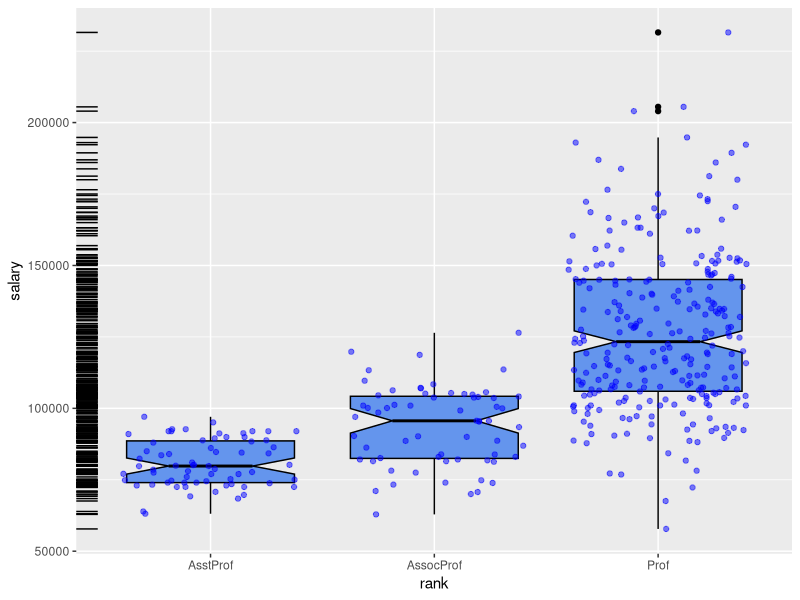
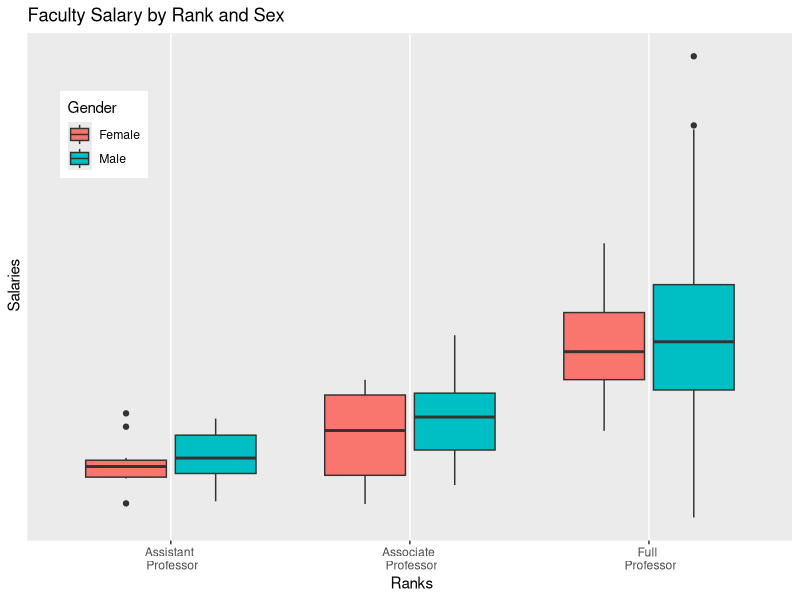
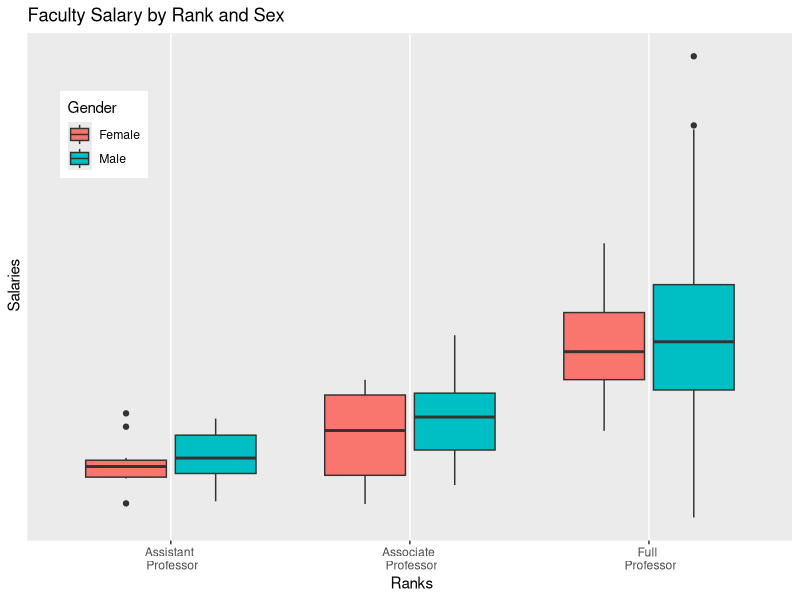
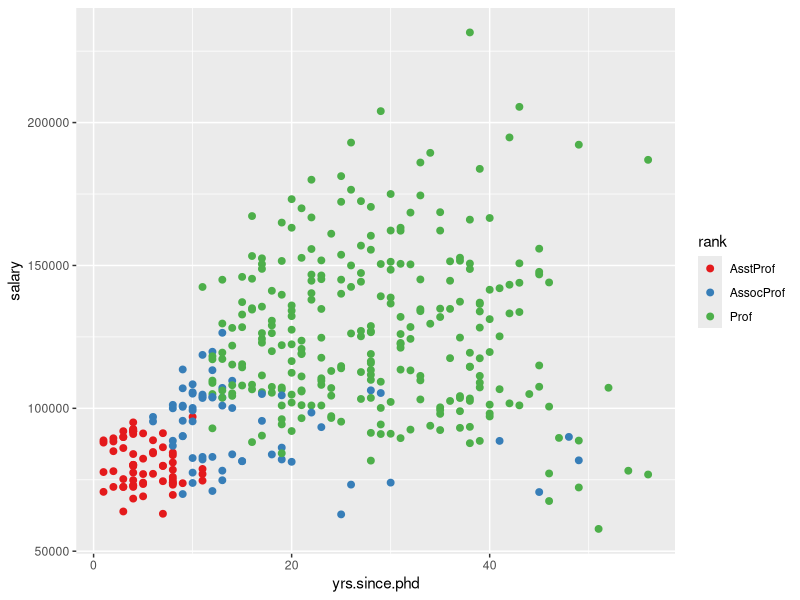
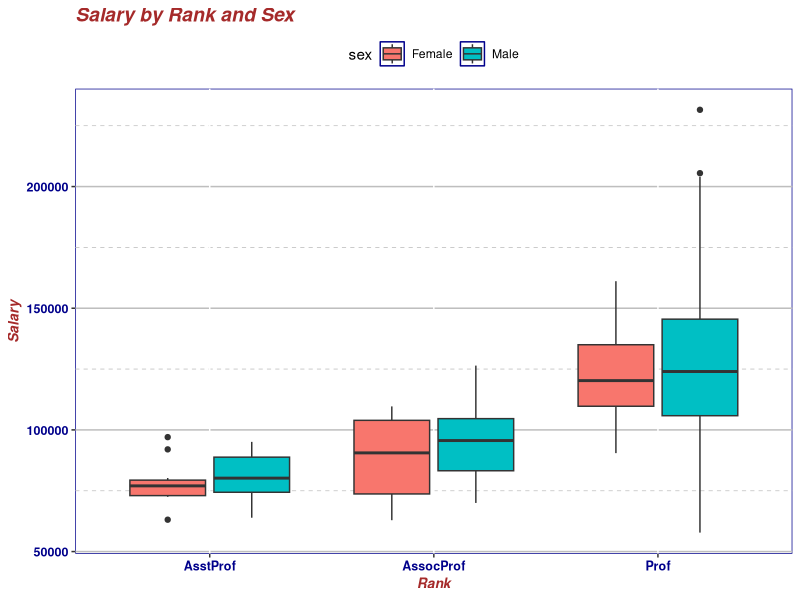
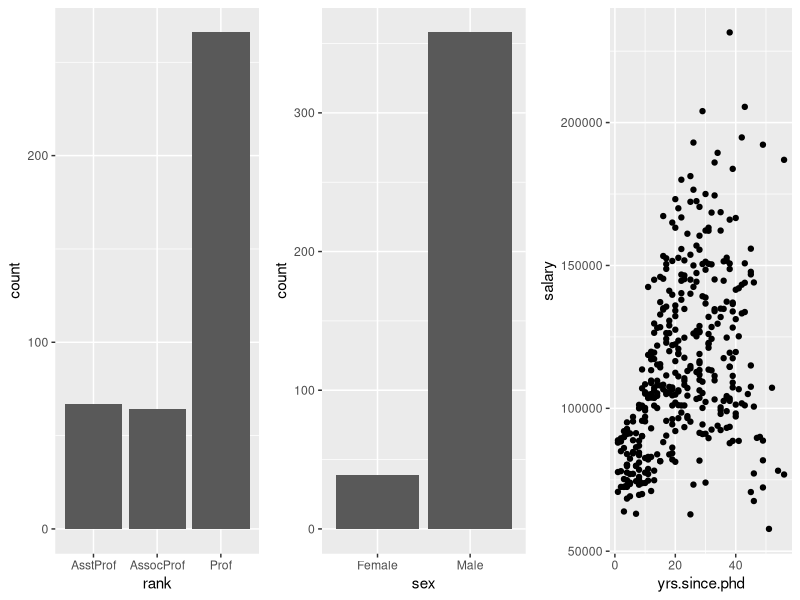

Source code (R) for these figures, in order:
#ggplot - dataset - salaries

library(ggplot2)

#RiA : Salaries
data(Salaries, package='carData')
str(Salaries)
head(Salaries)
?Salaries



ggplot(Salaries, aes(x=rank, y=salary)) +
  geom_boxplot( fill='cornflowerblue', color='black', notch=T) +
  geom_point(position='jitter', color='blue', alpha=.5) +
  geom_rug(sides='l', color='black')

#Interpretations
#1- salaries of 3 ranks differ from each other (No overlap in the box plot notches)
#2 variance in salaries increases with greater rank, with larger range of salaries for full professors
# 3 : salaries of 3 professors is so large to make them outlier's (3 black dots)


#Eg1
library(car);library(ggplot2)
data()
data(Salaries)

ggplot( data=Salaries, aes(x=rank, y=salary, fill=sex)) +
  geom_boxplot() +  scale_x_discrete( breaks=c('AsstProf', 'AssocProf', 'Prof'), labels= c('Assistant \n Professor', 'Associate \n Professor', 'Full \n Professor' )) +
  scale_y_continuous(breaks = c(5000, 10000, 15000, 20000), labels =c('Rs 50K', 'Rs 100k', 'Rs 150K', 'Rs 200K')) +
  #  labs(title= 'Faculty Salary by Rank and Sex', x=' Salaries', y=' Ranks')
  
  #Eg1
  labs(title= 'Faculty Salary by Rank and Sex', y=' Salaries', x=' Ranks', fill='Gender') +
  theme(legend.position =c(.1, .8))

ggplot( data=Salaries, aes(x=rank, y=salary, fill=sex)) +
  geom_boxplot() +
  scale_x_discrete( breaks=c('AsstProf', 'AssocProf', 'Prof'), labels= c('Assistant \n Professor', 'Associate \n Professor', 'Full \n Professor' )) +
  scale_y_continuous(breaks = c(5000, 10000, 15000, 20000), labels =c('Rs 50K', 'Rs 100k', 'Rs 150K', 'Rs 200K')) +
  labs(title= 'Faculty Salary by Rank and Sex', y=' Salaries', x=' Ranks', fill='Gender') +
  theme(legend.position =c(.1, .8))

ggplot(data=Salaries, aes(x=yrs.since.phd, y = salary, color=rank)) +
  #scale_color_manual(values=c('orange', 'olivedrab', 'navy')) +
  scale_color_brewer(palette='Set1') + geom_point(size=2)


mytheme <- theme(plot.title=element_text(face="bold.italic",
 size="14", color="brown"),    axis.title=element_text(face="bold.italic",   size=10, color="brown"), axis.text=element_text(face="bold", size=9,  color="darkblue"), panel.background=element_rect(fill="white",   color="darkblue"),   panel.grid.major.y=element_line(color="grey",   linetype=1),   panel.grid.minor.y=element_line(color="grey",   linetype=2),  panel.grid.minor.x=element_blank(), legend.position="top")

ggplot(Salaries, aes(x=rank, y=salary, fill=sex)) +
  geom_boxplot() +  labs(title="Salary by Rank and Sex", 
  x="Rank", y="Salary") +  mytheme

#Eg1

p1 <- ggplot(data=Salaries, aes(x=rank)) +  geom_bar()
p2 <- ggplot(data=Salaries, aes(x=sex)) +  geom_bar()
p3 <- ggplot(data=Salaries, aes(x=yrs.since.phd, y=salary)) +  geom_point()

library(gridExtra)
grid.arrange(p1, p2, p3, ncol=3)
